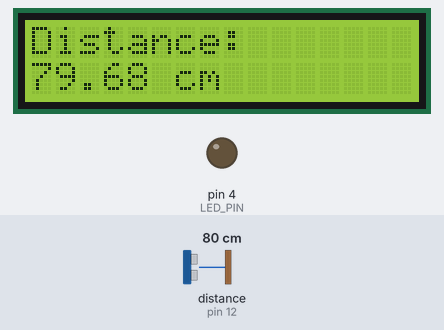
A sketch run on a simulated Arduino Uno, built with avr-gcc and run on an emulated ATmega328P. Shown: 16×2 character LCD, output pins drawn as LEDs (lit = HIGH). Wiring (inferred from the names in the program): ultrasonic range finder: trigger pin 14; echo pin 12. The test bench sets the inputs (shaded band); at power-on: distance to the obstacle (sensor on pin 12) 80 cm. The echo pulse lasts 58.3 µs per cm; pins used as bus, display or sensor lines are not drawn.

Above: at 2.2 s.
2.3 s: distance to the obstacle (sensor on pin 12) set to 45 cm
At 3.9 s:
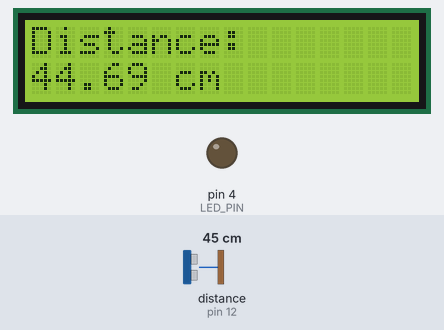
4.5 s: distance to the obstacle (sensor on pin 12) set to 37 cm
At 6.0 s:
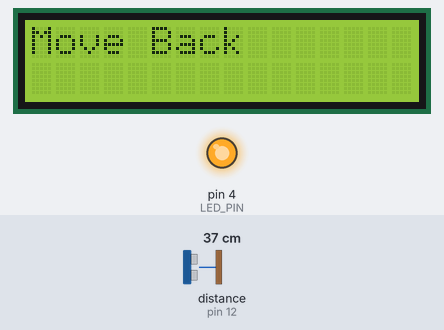
6.6 s: distance to the obstacle (sensor on pin 12) set to 60 cm
At 8.1 s:
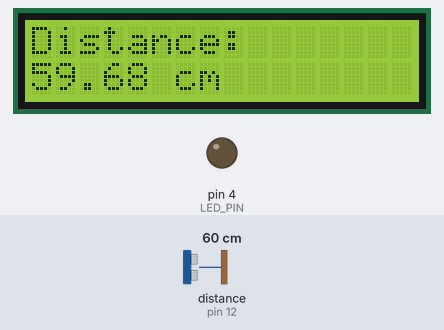
8.6 s: distance to the obstacle (sensor on pin 12) set to 2 cm
At 10.1 s:
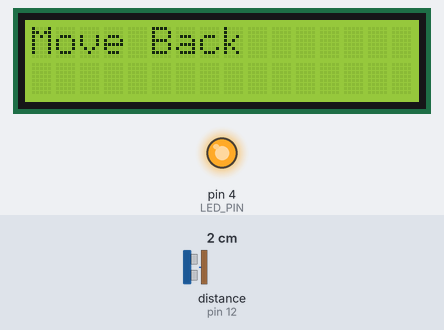
Timing chart, 0 to 11.6 s (numbered marks = the images above; inputs shaded):
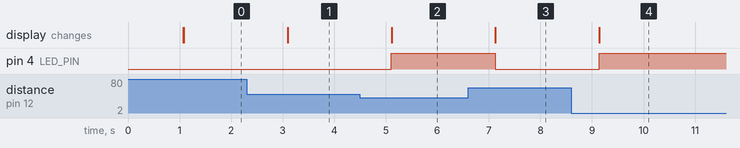

The sketch:

laptop_ultrasonicsens.ino
```cpp
#include <LiquidCrystal.h>

#define TRIG_PIN 14  // GPIO14 (D5)
#define ECHO_PIN 12  // GPIO12 (D6)
#define LED_PIN 4     // GPIO4  (D2)

LiquidCrystal lcd(5, 2, 13, 15, 3, 1);  // RS, E, D4, D5, D6, D7

long duration;
float distance;

void setup() {
  Serial.begin(115200);
  pinMode(TRIG_PIN, OUTPUT);
  pinMode(ECHO_PIN, INPUT);
  pinMode(LED_PIN, OUTPUT);

  lcd.begin(16, 2);
  lcd.print("Ultrasonic Ready");
  delay(1000);
  lcd.clear();
}

void loop() {
  // Send ultrasonic pulse
  digitalWrite(TRIG_PIN, LOW);
  delayMicroseconds(2);
  digitalWrite(TRIG_PIN, HIGH);
  delayMicroseconds(10);
  digitalWrite(TRIG_PIN, LOW);

  // Read echo duration
  duration = pulseIn(ECHO_PIN, HIGH);

  // Calculate distance in cm
  distance = (duration * 0.0343) / 2;

  lcd.clear();

  if (distance <= 40) {
    digitalWrite(LED_PIN, HIGH);
    lcd.setCursor(0, 0);
    lcd.print("Move Back");
  } else {
    digitalWrite(LED_PIN, LOW);
    lcd.setCursor(0, 0);
    lcd.print("Distance:");
    lcd.setCursor(0, 1);
    lcd.print(distance);  // One decimal
    lcd.print(" cm");
    lcd.print("   ");
  }

  delay(1000);
}
```

Measured:
- the behaviour switches between 41 and 40 cm on distance to the obstacle (sensor on pin 12) (found by bisection; images 1 and 2)
- after the input at 2.3 s, the display: changes after 0.80 s (image 1)
- after the input at 4.5 s, pin 4 (LED_PIN): LOW → HIGH after 0.61 s; the display: changes after 0.61 s (image 2)
- after the input at 6.6 s, pin 4 (LED_PIN): HIGH → LOW after 0.52 s; the display: changes after 0.53 s (image 3)
- after the input at 8.6 s, pin 4 (LED_PIN): LOW → HIGH after 0.54 s; the display: changes after 0.54 s (image 4)
